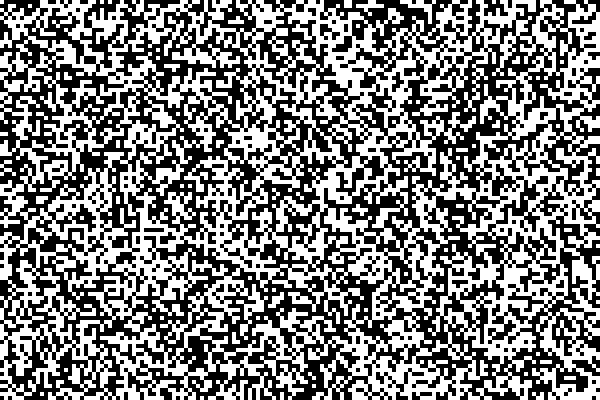
Frame 1 (no input)
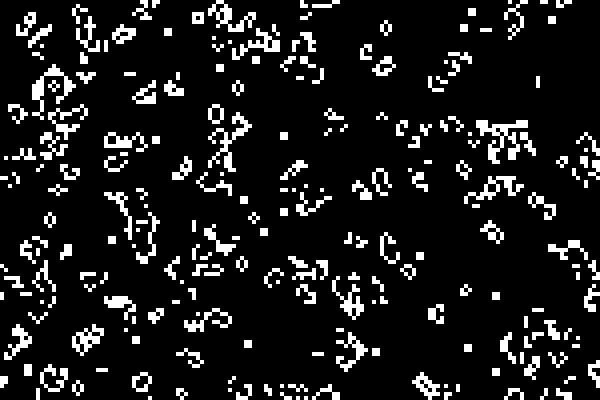
Frame 60 (no input)
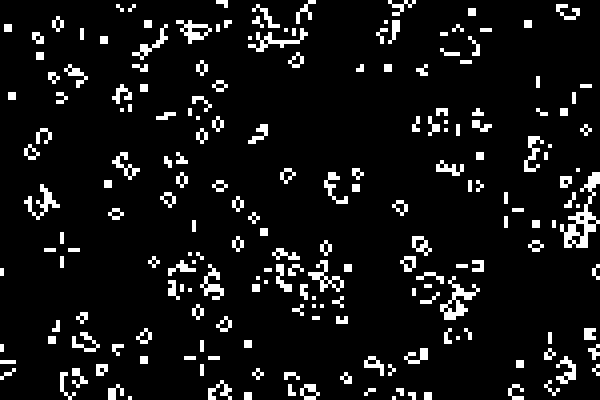
Frame 120 (the mouse pressed at the canvas centre since frame 60)

The p5.js sketch that drew these frames (run headless with seeded random() and noise() and a simulated clock; from frame 60 on, the mouse is pressed at the canvas centre):

// p5.js sketch
// ── sketch.js
/*
This sketch is built upon following The coding train's coding challenge#85
link => https://thecodingtrain.com/CodingChallenges/085-the-game-of-life.html
*/

let choice = 3;  // 1 = High Bias, 2 = Middle Bias, 3 = Low Bias, 4 = Pure Randomness
let grid;
let cols;
let rows;
let res = 4;

let w = 600;
let h = 400;

function make2DArray(cols, rows){
  
// Making an empty 2d array
  let arr = new Array(cols);
  for (let i = 0; i< arr.length; i++){
    arr[i] = new Array(rows);
  }
  
  return arr;
}

function setup() {
  createCanvas(w, h);
  cols = width/res;
  rows = height/res;
  grid = make2DArray(cols, rows);

  
  for (let i= 0; i<cols; i ++){
    for (let j = 0; j<rows; j++){
      grid[i][j] = floor(random(2));
    }
  }
}

function draw() {
  background(0);
  

  
  for (let i= 0; i<cols; i ++){
    for (let j = 0; j<rows; j++){
      
      let x = i * res;
      let y = j * res;
      
      if(grid[i][j] == 1){
        fill(255);
        noStroke();
        rect(x, y, res, res);
      }     
    }
  }
  
  let next = make2DArray(cols, rows);
  

  
  // Compute next based on grid
  

  for (let i= 0; i<cols; i ++){
    for (let j = 0; j<rows; j++){
      
      // Additional random chances
      
      let rBig = max(random(10), random(10));
      let rMid = (random(10) + random(10) + random(10)) / 3;
      let rSml = min(random(10), random(10), random(10));
      let choices = [max(random(10), random(10)), (random(10) + random(10) + random(10)) / 3, min(random(10), random(10), random(10)), random(10)]
  
      let state = grid[i][j];


      // Count live neighbors
      let sum = 0;
      let neighbors = countNeighbors(grid, i, j);
      

      
      if(state ==0 && neighbors == 3){
        next[i][j] = 1;
      }else if (state ==1 && (neighbors < 2 || neighbors >3) ){
       next[i][j] = 0; 
      }else if(state==0 && neighbors <=8 && choices[choice-1] >=9.55){
        next[i][j] = 1}else{
        next[i][j] = state;
      }
    
  } 
  }
  grid = next;
  
}

function countNeighbors(grid, x, y){
  let sum = 0;
  for (let i = -1; i<2; i++){
    for (let j = -1; j<2; j ++){
      
      // Wrapping -> shift 1 colum and row to compensate the first col/row
      let col = (x + i + cols) % cols;
      let row = (y + j + rows) % rows;
      
      sum += grid[col][row];
    }
  }
  sum -= grid[x][y];
  
  return sum;
}
